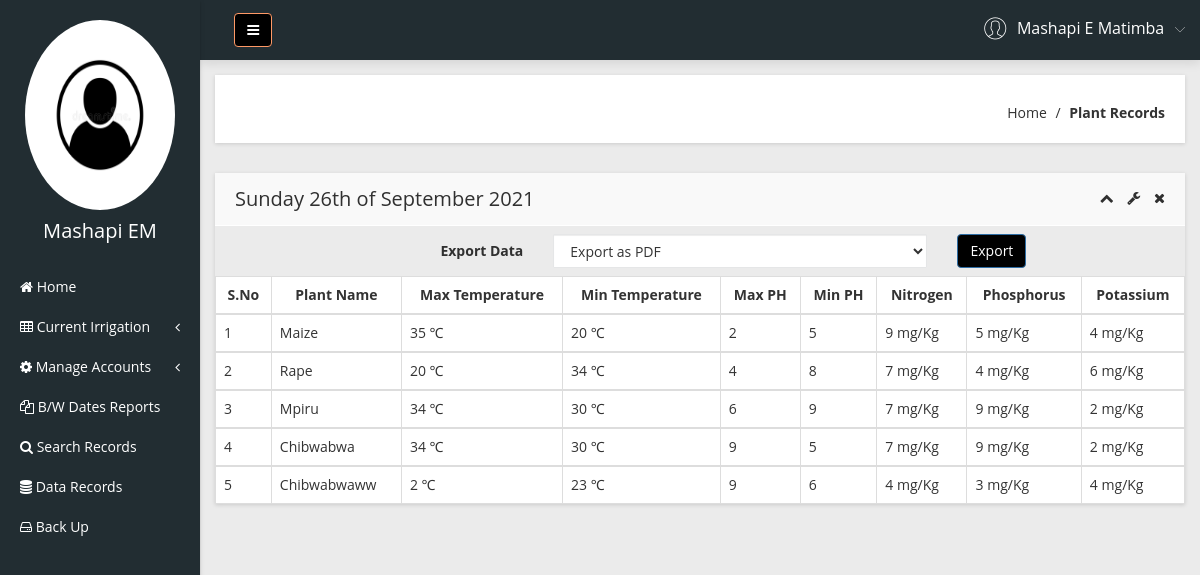
The app's page /Admin/plant-records.php (signed in) with its own data.
### tables this page shows
CREATE TABLE `manager` (
  `ID` smallint(255) unsigned NOT NULL,
  `Admin_name` text NOT NULL,
  `Admin_username` text NOT NULL,
  `Admin_email` varchar(255) NOT NULL,
  `Phone_number` varchar(14) NOT NULL,
  `Password` varchar(255) NOT NULL,
  `Registration_date` datetime NOT NULL,
  PRIMARY KEY (`Admin_email`,`ID`)
);

CREATE TABLE `plant_records` (
  `ID` smallint(255) unsigned NOT NULL,
  `Plant_name` varchar(255) NOT NULL,
  `Ph_low` tinyint(3) unsigned NOT NULL,
  `Ph_high` tinyint(3) unsigned NOT NULL,
  `Temp_high` tinyint(4) NOT NULL,
  `Temp_low` tinyint(4) NOT NULL,
  `Moisture_high` smallint(5) unsigned NOT NULL,
  `Moisture_low` smallint(5) unsigned NOT NULL,
  `Nitrogen` tinyint(3) unsigned NOT NULL,
  `Phosphorus` tinyint(3) unsigned NOT NULL,
  `Potassium` tinyint(3) unsigned NOT NULL,
  PRIMARY KEY (`ID`,`Plant_name`)
);

### Admin/plant-records.php (the view, shortened to what this page needs)
<?php
include('includes/dbconnection.php');
if (strlen($_SESSION['smaid']==0)) {
  header('location:logout.php');
  } else{
  ?>
<!doctype html>
<html class="no-js" lang="en">
<head>
    <link rel="stylesheet" href="css/bootstrap.min.css">
    <link rel="stylesheet" href="css/font-awesome.min.css">
    <link rel="stylesheet" href="css/adminpro-custon-icon.css">
    <link rel="stylesheet" href="css/meanmenu.min.css">
    <link rel="stylesheet" href="css/jquery.mCustomScrollbar.min.css">
    <link rel="stylesheet" href="css/animate.css">
    <link rel="stylesheet" href="css/data-table/bootstrap-table.css">
    <link rel="stylesheet" href="css/data-table/bootstrap-editable.css">
    <link rel="stylesheet" href="css/normalize.css">
    <link rel="stylesheet" href="css/c3.min.css">
    <link rel="stylesheet" href="style.css">
    <link rel="stylesheet" href="css/responsive.css">
</head>
<body class="materialdesign">
    <div class="wrapper-pro">
      <?php include_once('includes/sidebar.php');?>
        <?php include_once('includes/header.php');?>
            <div class="breadcome-area mg-b-30 small-dn">
                <div class="container-fluid">
                    <div class="row">
                        <div class="col-lg-12">
                            <div class="breadcome-list shadow-reset">
                                <div class="row">
                                    <div class="col-lg-12">
                                        <ul class="breadcome-menu">
                                            <li><a href="dashboard.php">Home</a> <span class="bread-slash">/</span>
                                            </li>
                                            <li><span class="bread-blod">Plant Records</span>
                                            </li>
                                        </ul>
                                    </div>
                                </div>
                            </div>
                        </div>
                    </div>
                </div>
            </div>
            <div class="data-table-area mg-b-15">
                <div class="container-fluid">
                    <div class="row">
                        <div class="col-lg-12">
                            <div class="sparkline13-list shadow-reset">
                                <div class="sparkline13-hd">
                                    <div class="main-sparkline13-hd">
                                        <h1><span class="table-project-n"></span><?php
                                        echo date('l jS \of F Y');?></h1>
                                        <div class="sparkline13-outline-icon">
                                            <span class="sparkline13-collapse-link"><i class="fa fa-chevron-up"></i></span>
                                            <span><i class="fa fa-wrench"></i></span>
                                            <span class="sparkline13-collapse-close"><i class="fa fa-times"></i></span>
                                        </div>
                                    </div>
                                </div>
                                <div class="form-group-inner"  style="margin-top: 8px   ;margin-bottom: 50px" >
                                                            <form class="form"  method="get">
                                                                <div class="col-lg-4">
                                                                    <label class="login2 pull-right pull-right-pro">Export Data</label>
                                                                </div>
                                                                <div class="col-lg-5">
                                                                <select name="mode" class="form-control">
                                                                  <option name="pdf" value="pdf">Export as PDF</option>
                                                                </select>
                                                                </div>
                                                                <div class="col-lg-3">
                                                                            <button class="btn btn btn-primary login-submit-cs" type="submit" name="export" style="background:black">Export</button>
                                                                </div>
                                                            </form>
                                </div>
                                        <table class="table table-bordered table-hover" style="background-color: white; " >
                                            <thead >
                                                <tr class="text-center">
                                                    <th class="text-center">S.No</th>
                                                    <th class="text-center">Plant Name</th>
                                                    <th class="text-center">Max Temperature</th>
                                                    <th class="text-center">Min Temperature</th>
                                                    <th class="text-center">Max PH</th>
                                                    <th class="text-center">Min PH</th>
                                                    <th class="text-center">Nitrogen</th>
                                                    <th class="text-center">Phosphorus</th>
                                                    <th class="text-center">Potassium</th>
                                                </tr>
                                            </thead>
                                            <tbody id="table2">
                                              <?php
                                                $sql="SELECT * from plant_records";
                                                $query = $Conn -> query($sql);
                                                if($query->num_rows > 0){
                                                  while($row = $query->fetch_assoc()){
                                              ?>
                                                <tr>
                                                    <td><?php echo $row['ID']?></td>
                                                    <td><?php  echo $row['Plant_name'];?></td>
                                                    <td><?php  echo $row['Temp_low'];?> &#8451;</td>
                                                    <td><?php  echo $row['Temp_high'];?> &#8451;</td>
                                                    <td><?php  echo $row['Ph_low'];?></td>
                                                    <td><?php  echo $row['Ph_high'];?></td>
                                                    <td><?php  echo $row['Nitrogen']." mg/Kg";?></td>
                                                    <td><?php  echo $row['Phosphorus']." mg/Kg";?></td>
                                                    <td><?php  echo $row['Potassium']." mg/Kg";?></td>
                                                </tr>
                                                </tbody>
                                            <?php
                                            } }?>
                                        </table>
                                    </div>
                                </div>
                            </div>
                        </div>
                    </div>
                </div>
            </div>
</body>
</html><?php }  ?>

### Admin/includes/sidebar.php (shortened to what this page needs)
<?php
   include('includes/dbconnection.php');
   if (strlen($_SESSION['smaid'] == 0)) {
       header('location:logout.php');
   } else {
   ?>
    <div class="left-sidebar-pro" style="color:white">
        <nav id="sidebar">
            <div class="sidebar-header" style="color:white">
                <a href="profile.php"><img src="img/avatar.jpg" style="height:190px; width: 150px" alt="" />
                </a>
                <?php
                   $aid = $_SESSION['smaid'];
                   $sql = "SELECT Admin_username, Admin_email from  manager where ID='$aid'";
                   $query = $Conn->query($sql);
                   if ($query->num_rows > 0) {
                       $row = $query->fetch_assoc();              ?>
                    <h3> <?php echo $row['Admin_username']; ?></h3>
                <?php $cnt = $cnt + 1;
                   } ?>
            </div>
            <div class="left-custom-menu-adp-wrap" style="background-color: #222d32">
                <ul class="nav navbar-nav left-sidebar-menu-pro">
                    <li class="nav-item">
                        <a href="dashboard.php" role="button" aria-expanded="false"><i class="fa big-icon fa-home"></i> <span class="mini-dn">Home</span> </a>
                    </li>
                    <li class="nav-item"><a href="#" data-toggle="dropdown" role="button" aria-expanded="false" class="nav-link dropdown-toggle"><i class="fa big-icon fa-table"></i> <span class="mini-dn">Current Irrigation</span> <span class="indicator-right-menu mini-dn"><i class="fa indicator-mn fa-angle-left"></i></span></a>
                    </li>
                    <li class="nav-item"><a href="#" data-toggle="dropdown" role="button" aria-expanded="false" class="nav-link dropdown-toggle"><i class="fa fa-cog"></i> <span class="mini-dn">Manage Accounts</span> <span class="indicator-right-menu mini-dn"><i class="fa indicator-mn fa-angle-left"></i></span></a>
                    </li>
                    <li class="nav-item">
                        <a href="between-dates.php" role="button" aria-expanded="false"><i class="fa big-icon fa-files-o"> </i> <span class="mini-dn"> B/W Dates Reports</span> </a>
                    </li>
                    <li class="nav-item">
                        <a href="search.php" role="button" aria-expanded="false"><i class="fa fa-search"></i> <span class="mini-dn">Search Records</span> </a>
                    </li>
                    <li class="nav-item">
                        <a href="records.php" role="button" aria-expanded="false"><i class="fa fa-database" aria-hidden="true"></i> <span class="mini-dn">Data Records</span> </a>
                    </li>
                    <li class="nav-item">
                        <a href="backup.php" role="button" aria-expanded="false"><i class="fa fa-hdd-o" aria-hidden="true"></i> <span class="mini-dn">Back Up</span> </a>
                    </li>
                </ul>
            </div>
        </nav>
    </div>
<?php }  ?>

### Admin/includes/header.php (shortened to what this page needs)
      <?php
include('includes/dbconnection.php');
if (strlen($_SESSION['smaid']==0)) {
  header('location:logout.php');
  } else{
  ?>
 <div class="content-inner-all">
            <div class="header-top-area" >
                <div class="fixed-header-top" style="margin-left:1.6%;">
                    <div class="container-fluid">
                        <div class="row" style="background-color: #222d32;">
                            <div class="col-lg-1 col-md-6 col-sm-6 col-xs-12">
                                <button type="button" id="sidebarCollapse" class="btn bar-button-pro header-drl-controller-btn btn-info navbar-btn"  style="background:black">
                                    <i class="fa fa-bars"></i>
                                </button>
                            </div>
                            <div class="col-lg-5 col-md-5 col-sm-6 col-xs-12 ">
                                <div class="header-right-info">
                                    <ul class="nav navbar-nav mai-top-nav header-right-menu">
                                        <li class="nav-item">
                                            <a href="#" data-toggle="dropdown" role="button" aria-expanded="false" class="nav-link dropdown-toggle">
                                                <?php
$aid=$_SESSION['smaid'];
$sql="SELECT Admin_name from  manager where ID='$aid'";
$query = $Conn -> query($sql);
$cnt=1;
if($query->num_rows > 0)
{
    $row = $query->fetch_assoc();
              ?>
                                                <span class="adminpro-icon adminpro-user-rounded header-riht-inf"></span>
                                                <span class="admin-name"><?php  echo $row['Admin_name'];?></span>
                                                <span class="author-project-icon adminpro-icon adminpro-down-arrow"></span><?php $cnt=$cnt+1;} ?>
                                            </a>
                                        </li>
                                    </ul>
                                </div>
                            </div>
                        </div>
                    </div>
                </div>
            </div><?php }  ?>

### records on screen
manager: Admin_username "Mashapi EM", Admin_name "Mashapi E Matimba"
plant_records: ID "1", Plant_name "Maize", Temp_low "35", Temp_high "20", Ph_low "2", Ph_high "5", Nitrogen "9", Phosphorus "5", Potassium "4"
plant_records: ID "2", Plant_name "Rape", Temp_low "20", Temp_high "34", Ph_low "4", Ph_high "8", Nitrogen "7", Phosphorus "4", Potassium "6"
plant_records: ID "3", Plant_name "Mpiru", Temp_low "34", Temp_high "30", Ph_low "6", Ph_high "9", Nitrogen "7", Phosphorus "9", Potassium "2"
plant_records: ID "4", Plant_name "Chibwabwa", Temp_low "34", Temp_high "30", Ph_low "9", Ph_high "5", Nitrogen "7", Phosphorus "9", Potassium "2"
plant_records: ID "5", Plant_name "Chibwabwaww", Temp_low "2", Temp_high "23", Ph_low "9", Ph_high "6", Nitrogen "4", Phosphorus "3", Potassium "4"
